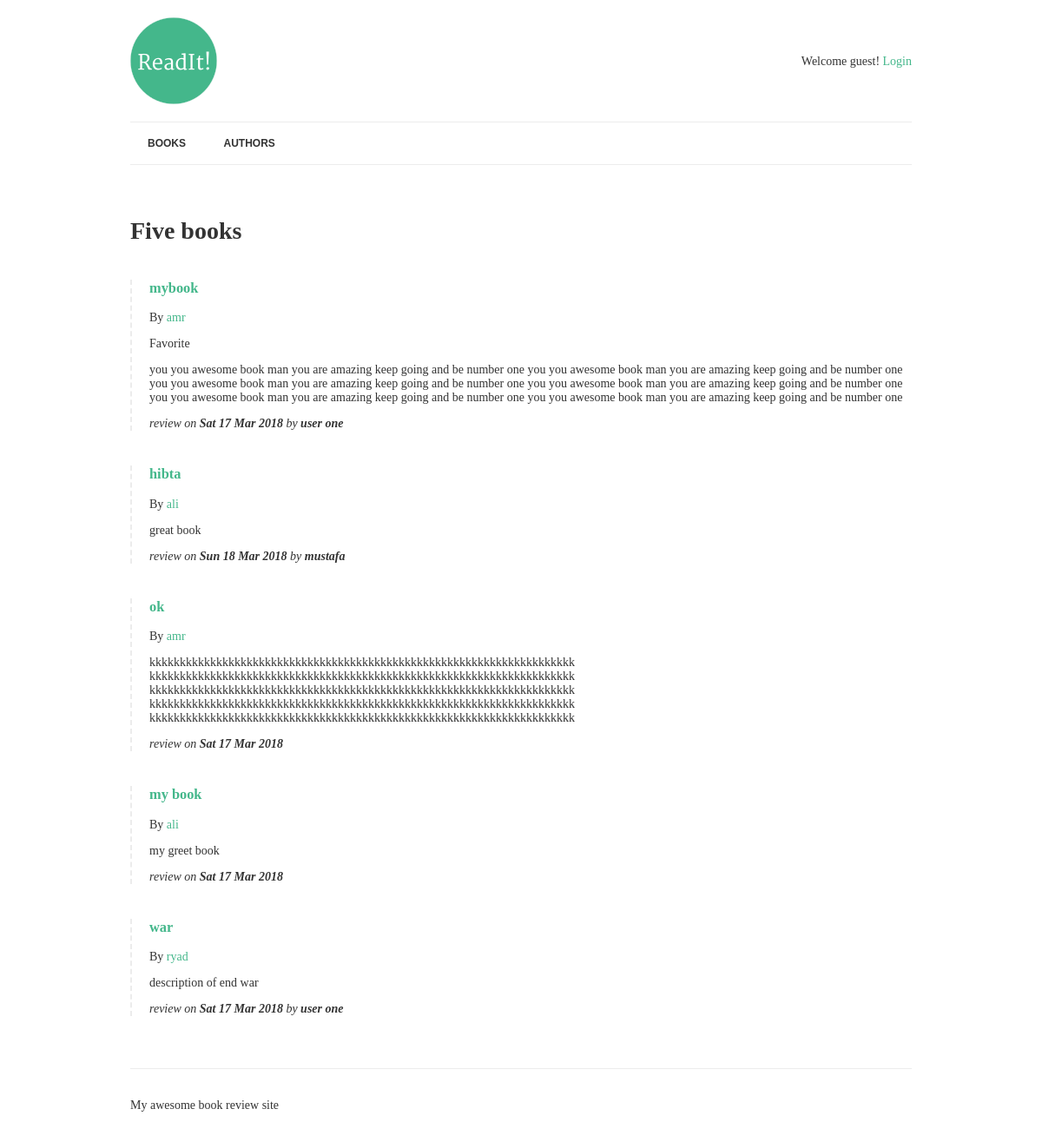
The page / on the database its author committed.
### books/models.py (models this page shows, shortened)
class Book(models.Model):
    title = models.CharField(max_length=150)
    authors = models.ManyToManyField("Author", related_name="books")
    review = models.TextField(blank=True, null=True)
    reviewed_by = models.ForeignKey(User, blank=True, null=True, related_name='reviews')
    date_review = models.DateField(blank=True, null=True)
    is_favorite = models.BooleanField(default=False, verbose_name='Favorite?')

class Author(models.Model):
    name = models.CharField(max_length=70, unique=True, help_text=' use pen name, not real name  ')

### books/views.py (the view)
# urls.py: url(r'^$', list_books, name='books'),
def list_books(request):
    books = Book.objects.exclude(date_review__isnull=True).prefetch_related('authors')
    context = {
        'books': books
    }
    return render(request, 'list.html', context)

### books/templates/list.html
{% extends 'base.html' %}
{% load humanize %}
{% block content %}
    <h1>{{ books.count|apnumber|title }} book{{ books.count|pluralize }}</h1>
    {% for book in books %}
       {% include 'book_details.html' %}
    {% endfor %}
{% endblock %}

### books/templates/book_details.html
{% if book.review %}
    <div class="book">
        <a href="{% url 'book-details' book.pk %}"> <h3>{{ book.title }}</h3></a>
        <p>By {% for author in book.authors.all %} <a href="{% url 'author-details' author.pk %}">{{ author.name }} </a> {% endfor %}</p>
        {% if book.is_favorite %} <p class="highlight">Favorite</p> {% endif %}
        <p>{{ book.review|linebreaks}}</p>
        <p class="meta">
           review on  <strong>{{ book.date_review|date:'D d M Y' }}  </strong>
            {% if book.reviewed_by %}
                by <strong>{{ book.reviewed_by.get_full_name|default:book.reviewed_by.username }}</strong>
            {% endif %}
        </p>
    </div>
{% endif %}

### readit/static/css/style.css (style rules this page uses)
p.meta { font-style: italic; }
.book { border-left: 2px dashed #ececec; padding-left: 20px; margin: 40px 0; }
body { font-family: 'Merriweather', serif; color: #333; font-size: 14px; }
h1, h2, h3, h4, h5, h6 { font-family: 'Roboto Slab', serif; }
a { color: #44B78B; text-decoration: none; }

### rows shown on the page
Book: title "mybook", is_favorite "Favorite", review "you you awesome book man you are amazing keep going and be number one you you awesome book man you are amazing keep going and be number one you you awesome book man you are amazing keep going and be number one you you awesome book man you are amazing keep going and be number one you you awesome book man you are amazing keep going and be number one you you awesome book man you are amazing keep going and be number one", date_review "Sat 17 Mar 2018", reviewed_by.get_full_name "user one"
Author: name "amr"
Book: title "hibta", review "great book", date_review "Sun 18 Mar 2018", reviewed_by.get_full_name "mustafa"
Author: name "ali"
Book: title "ok", review "kkkkkkkkkkkkkkkkkkkkkkkkkkkkkkkkkkkkkkkkkkkkkkkkkkkkkkkkkkkkkkkkkkkkkk kkkkkkkkkkkkkkkkkkkkkkkkkkkkkkkkkkkkkkkkkkkkkkkkkkkkkkkkkkkkkkkkkkkkkk kkkkkkkkkkkkkkkkkkkkkkkkkkkkkkkkkkkkkkkkkkkkkkkkkkkkkkkkkkkkkkkkkkkkkk kkkkkkkkkkkkkkkkkkkkkkkkkkkkkkkkkkkkkkkkkkkkkkkkkkkkkkkkkkkkkkkkkkkkkk kkkkkkkkkkkkkkkkkkkkkkkkkkkkkkkkkkkkkkkkkkkkkkkkkkkkkkkkkkkkkkkkkkkkkk", date_review "Sat 17 Mar 2018"
Book: title "my book", review "my greet book", date_review "Sat 17 Mar 2018"
Book: title "war", review "description of end war", date_review "Sat 17 Mar 2018", reviewed_by.get_full_name "user one"
Author: name "ryad"

### other values the page prints
{{ books.count|apnumber|title }} "Five"
